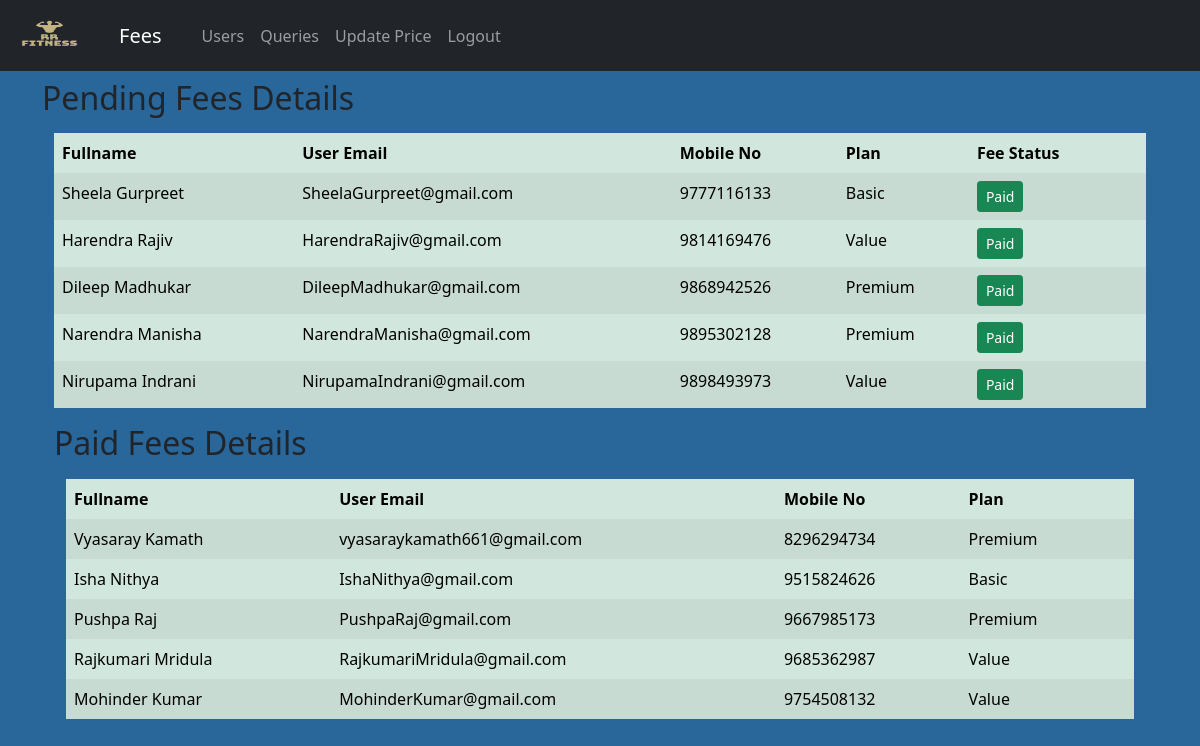
The app's page /fees.php (signed in) with its own data.
### tables this page shows
CREATE TABLE `members` (
  `Name` varchar(20) NOT NULL,
  `Age` int(2) NOT NULL,
  `Phoneno` bigint(10) NOT NULL,
  `emailid` varchar(35) NOT NULL,
  `Gender` varchar(10) NOT NULL,
  `PlanType` varchar(25) NOT NULL,
  `JoinDate` date NOT NULL DEFAULT current_timestamp(),
  `fees` varchar(10) NOT NULL DEFAULT 'unpaid'
);

### fees.php (the view, shortened to what this page needs)
<?php
require_once 'include\dbmscon.php';
?>
<!DOCTYPE html>
<html lang="en">
<head>
    <link href="https://cdn.jsdelivr.net/npm/bootstrap@5.1.3/dist/css/bootstrap.min.css" rel="stylesheet">
	<link rel="stylesheet" href="css/style3.css">
</head>
<body>
<nav class="navbar navbar-expand-lg navbar-dark bg-dark">
    <div class="container-fluid">
        <a class="navbar-brand">
            <img src="logo.png" alt="" width="75" height="45">
        </a>
        <a class="nav-link navbar-brand active " href="fees.php">Fees</a>
        <div class="collapse navbar-collapse" id="navbarSupportedContent">
            <ul class="navbar-nav me-auto mb-2 mb-lg-0">
                <li class="nav-item">
                    <a class="nav-link " href="admin.php">Users</a>
                </li>
                <li class="nav-item">
                    <a class="nav-link " href="queries.php">Queries</a>
                </li>
                <li class="nav-item">
                    <a class="nav-link " href="updateprice.php">Update Price</a>
                </li>
                <li class="nav-item">
                    <a class="nav-link " href="logout.php">Logout</a>
                </li>
            </ul>
        </div>
    </div>
    </nav>
    <div class="container mt-2">
    <h2>Pending Fees Details</h2>
    <div class="container my-3 mx-10">
        <table class=" table table-borderless table-success table-striped">
            <thead>
                <tr>
                    <th scope="col">Fullname</th>
                    <th scope="col">User Email</th>
                    <th scope="col">Mobile No</th>
                    <th scope="col">Plan</th>
                    <th scope="col">Fee Status</th>
                    <th scope="col"></th>
                </tr>
            </thead>
            <tbody>
                <?php
                $sql = "SELECT * FROM `members`WHERE fees='unpaid';";
                $result = mysqli_query($conn, $sql);
                while ($row = mysqli_fetch_assoc($result)) {
                    echo '<tr>
                    <td>' . $row["Name"] . '</td>
                    <td>' . $row["emailid"] . '</td>
                    <td>' . $row["Phoneno"] . '</td>
                    <td>' . $row["PlanType"] . '</td>
                    <td><form action="fees.php" method="post"><button name="con" value="'.$row["Phoneno"].'"class="btn btn-sm btn-success">Paid</button></form><td>
                    </tr>';
                }
                ?>
            </tbody>
        </table>
    </div>
<div class="container mt-2">
    <h2>Paid Fees Details</h2>
    <div class="container my-3 mx-10">
        <table class=" table table-borderless table-success table-striped">
            <thead>
                <tr>
                    <th scope="col">Fullname</th>
                    <th scope="col">User Email</th>
                    <th scope="col">Mobile No</th>
                    <th scope="col">Plan</th>
                    <th scope="col"></th>
                </tr>
            </thead>
            <tbody>
                <?php
                $sql = "SELECT * FROM `members`WHERE fees='paid';";
                $result = mysqli_query($conn, $sql);
                while ($row = mysqli_fetch_assoc($result)) {
                    echo '<tr>
                    <td>' . $row["Name"] . '</td>
                    <td>' . $row["emailid"] . '</td>
                    <td>' . $row["Phoneno"] . '</td>
                    <td>' . $row["PlanType"] . '</td>
                    <td></td>
                    </tr>';
                }
                ?>
            </tbody>
        </table>
    </div>
</body>
</html>

### css/style3.css (style rules this page uses)
body { background-color: #29669a; }

### records on screen
members: Name "Sheela Gurpreet", emailid "SheelaGurpreet@gmail.com", Phoneno "9777116133", PlanType "Basic"
members: Name "Harendra Rajiv", emailid "HarendraRajiv@gmail.com", Phoneno "9814169476", PlanType "Value"
members: Name "Dileep Madhukar", emailid "DileepMadhukar@gmail.com", Phoneno "9868942526", PlanType "Premium"
members: Name "Narendra Manisha", emailid "NarendraManisha@gmail.com", Phoneno "9895302128", PlanType "Premium"
members: Name "Nirupama Indrani", emailid "NirupamaIndrani@gmail.com", Phoneno "9898493973", PlanType "Value"
members: Name "Vyasaray Kamath", emailid "vyasaraykamath661@gmail.com", Phoneno "8296294734", PlanType "Premium"
members: Name "Isha Nithya", emailid "IshaNithya@gmail.com", Phoneno "9515824626", PlanType "Basic"
members: Name "Pushpa Raj", emailid "PushpaRaj@gmail.com", Phoneno "9667985173", PlanType "Premium"
members: Name "Rajkumari Mridula", emailid "RajkumariMridula@gmail.com", Phoneno "9685362987", PlanType "Value"
members: Name "Mohinder Kumar", emailid "MohinderKumar@gmail.com", Phoneno "9754508132", PlanType "Value"
